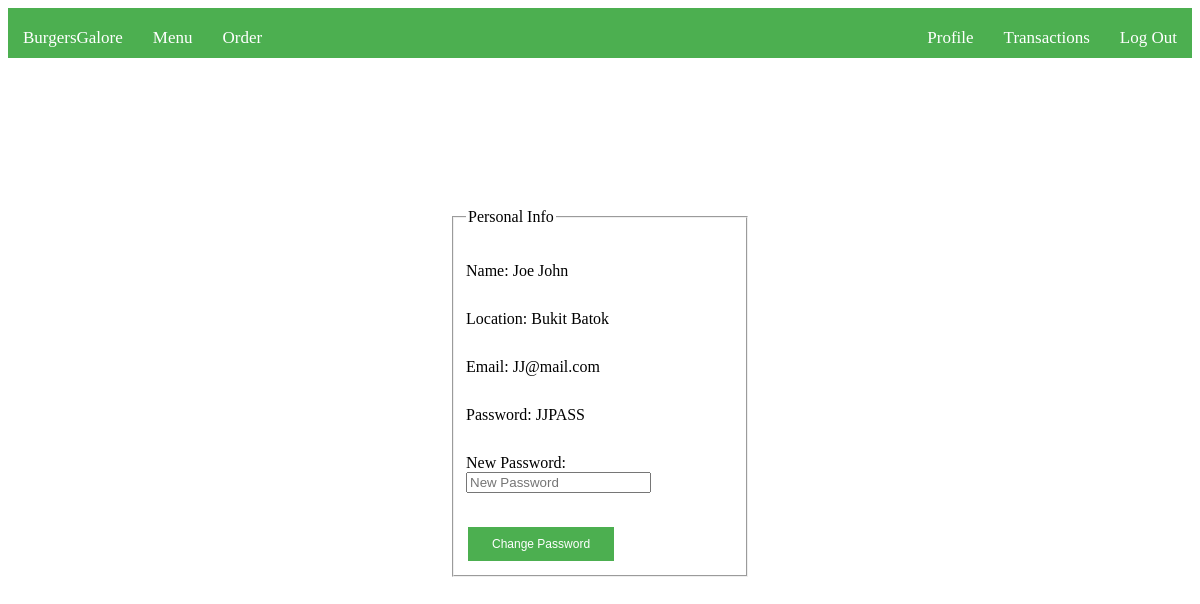
The page /profile (signed in) on the database its author committed.
### tables this page shows
CREATE TABLE members (            id INTEGER PRIMARY KEY AUTOINCREMENT,            name VARCHAR(256) NOT NULL,            location VARCHAR(256) NOT NULL,            email VARCHAR(256) UNIQUE NOT NULL,            password VARCHAR(256) NOT NULL);

### server.py (the view)
@app.route('/profile',methods=["GET","POST"])
def profile():
    name = curr_login[0]
    database = sqlite3.connect('BurgerGalore.db')
    c = database.cursor()
    c.execute('''SELECT name,location,email,password FROM members WHERE name = :logname''',\
              {'logname':name})
    info = c.fetchall()[0]
    database.close()
    return render_template('profile.html',info=info)

### templates/profile.html
{% extends "layout.html" %}
{% block body %}
<form action="{{url_for('changepassword')}}" method="POST">
	<div class='login'>
	<fieldset>
		<legend>Personal Info</legend>
		<div class="box">
			<label>Name: {{info[0]}}</label>
		</div>
		<div class="box">
			<label>Location: {{info[1]}}</label>
		</div>
		<div class="box">
			<label>Email: {{info[2]}}</label>
		</div>
		<div class="box">
			<label>Password: {{info[3]}}</label>
		</div>
		<div class="box">
			<label>New Password:</label>
			<input type='text' name='newpassword' placeholder='New Password'>
		</div>
		<button class="button">Change Password</button>
	</fieldset>
	</div>
</form>
{% endblock %}

### static/styleG.css (style rules this page uses)
.button { background-color: #4CAF50; border: none; color: white; padding: 10px 24px; text-align: center; text-decoration: none; display: inline-block; font-size: 12px; margin: 4px 2px; cursor: pointer; }
.login { padding-top:150px; width: 300px; margin:auto; }
.box { margin: 30px 0px 30px 0px; }

### rows shown on the page
members: name "Joe John", location "Bukit Batok", email "JJ@mail.com", password "JJPASS"
